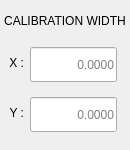
                          <widget class="QWidget" name="widget_19" native="true">
                           <property name="sizePolicy">
                            <sizepolicy hsizetype="Preferred" vsizetype="Fixed">
                             <horstretch>0</horstretch>
                             <verstretch>0</verstretch>
                            </sizepolicy>
                           </property>
                           <property name="minimumSize">
                            <size>
                             <width>130</width>
                             <height>150</height>
                            </size>
                           </property>
                           <property name="maximumSize">
                            <size>
                             <width>130</width>
                             <height>150</height>
                            </size>
                           </property>
                           <layout class="QFormLayout" name="formLayout">
                            <property name="labelAlignment">
                             <set>Qt::AlignmentFlag::AlignCenter</set>
                            </property>
                            <property name="formAlignment">
                             <set>Qt::AlignmentFlag::AlignCenter</set>
                            </property>
                            <property name="verticalSpacing">
                             <number>15</number>
                            </property>
                            <property name="leftMargin">
                             <number>1</number>
                            </property>
                            <property name="topMargin">
                             <number>0</number>
                            </property>
                            <property name="rightMargin">
                             <number>1</number>
                            </property>
                            <property name="bottomMargin">
                             <number>9</number>
                            </property>
                            <item row="0" column="0" colspan="2">
                             <widget class="QLabel" name="hint_label_3">
                              <property name="sizePolicy">
                               <sizepolicy hsizetype="Fixed" vsizetype="Fixed">
                                <horstretch>0</horstretch>
                                <verstretch>0</verstretch>
                               </sizepolicy>
                              </property>
                              <property name="minimumSize">
                               <size>
                                <width>120</width>
                                <height>23</height>
                               </size>
                              </property>
                              <property name="maximumSize">
                               <size>
                                <width>130</width>
                                <height>0</height>
                               </size>
                              </property>
                              <property name="text">
                               <string>CALIBRATION WIDTH</string>
                              </property>
                              <property name="alignment">
                               <set>Qt::AlignmentFlag::AlignCenter</set>
                              </property>
                             </widget>
                            </item>
                            <item row="1" column="0">
                             <widget class="QLabel" name="label_108">
                              <property name="sizePolicy">
                               <sizepolicy hsizetype="Fixed" vsizetype="Fixed">
                                <horstretch>0</horstretch>
                                <verstretch>0</verstretch>
                               </sizepolicy>
                              </property>
                              <property name="minimumSize">
                               <size>
                                <width>23</width>
                                <height>31</height>
                               </size>
                              </property>
                              <property name="maximumSize">
                               <size>
                                <width>23</width>
                                <height>31</height>
                               </size>
                              </property>
                              <property name="lineWidth">
                               <number>0</number>
                              </property>
                              <property name="text">
                               <string>X :</string>
                              </property>
                              <property name="alignment">
                               <set>Qt::AlignmentFlag::AlignRight|Qt::AlignmentFlag::AlignTrailing|Qt::AlignmentFlag::AlignVCenter</set>
                              </property>
                              <property name="indent">
                               <number>0</number>
                              </property>
                             </widget>
                            </item>
                            <item row="3" column="0">
                             <widget class="QLabel" name="label_109">
                              <property name="sizePolicy">
                               <sizepolicy hsizetype="Fixed" vsizetype="Fixed">
                                <horstretch>0</horstretch>
                                <verstretch>0</verstretch>
                               </sizepolicy>
                              </property>
                              <property name="minimumSize">
                               <size>
                                <width>23</width>
                                <height>31</height>
                               </size>
                              </property>
                              <property name="maximumSize">
                               <size>
                                <width>23</width>
                                <height>31</height>
                               </size>
                              </property>
                              <property name="lineWidth">
                               <number>0</number>
                              </property>
                              <property name="text">
                               <string>Y :</string>
                              </property>
                              <property name="alignment">
                               <set>Qt::AlignmentFlag::AlignRight|Qt::AlignmentFlag::AlignTrailing|Qt::AlignmentFlag::AlignVCenter</set>
                              </property>
                              <property name="indent">
                               <number>0</number>
                              </property>
                             </widget>
                            </item>
                            <item row="1" column="1">
                             <widget class="VCPLineEdit" name="x_cal_width">
                              <property name="sizePolicy">
                               <sizepolicy hsizetype="Expanding" vsizetype="Fixed">
                                <horstretch>0</horstretch>
                                <verstretch>0</verstretch>
                               </sizepolicy>
                              </property>
                              <property name="minimumSize">
                               <size>
                                <width>87</width>
                                <height>35</height>
                               </size>
                              </property>
                              <property name="maximumSize">
                               <size>
                                <width>87</width>
                                <height>35</height>
                               </size>
                              </property>
                              <property name="focusPolicy">
                               <enum>Qt::FocusPolicy::ClickFocus</enum>
                              </property>
                              <property name="alignment">
                               <set>Qt::AlignmentFlag::AlignRight|Qt::AlignmentFlag::AlignTrailing|Qt::AlignmentFlag::AlignVCenter</set>
                              </property>
                              <property name="placeholderText">
                               <string>0.0000</string>
                              </property>
                             </widget>
                            </item>
                            <item row="3" column="1">
                             <widget class="VCPLineEdit" name="y_cal_width">
                              <property name="sizePolicy">
                               <sizepolicy hsizetype="Expanding" vsizetype="Fixed">
                                <horstretch>0</horstretch>
                                <verstretch>0</verstretch>
                               </sizepolicy>
                              </property>
                              <property name="minimumSize">
                               <size>
                                <width>87</width>
                                <height>35</height>
                               </size>
                              </property>
                              <property name="maximumSize">
                               <size>
                                <width>87</width>
                                <height>35</height>
                               </size>
                              </property>
                              <property name="focusPolicy">
                               <enum>Qt::FocusPolicy::ClickFocus</enum>
                              </property>
                              <property name="alignment">
                               <set>Qt::AlignmentFlag::AlignRight|Qt::AlignmentFlag::AlignTrailing|Qt::AlignmentFlag::AlignVCenter</set>
                              </property>
                              <property name="placeholderText">
                               <string>0.0000</string>
                              </property>
                             </widget>
                            </item>
                           </layout>
                          </widget>
